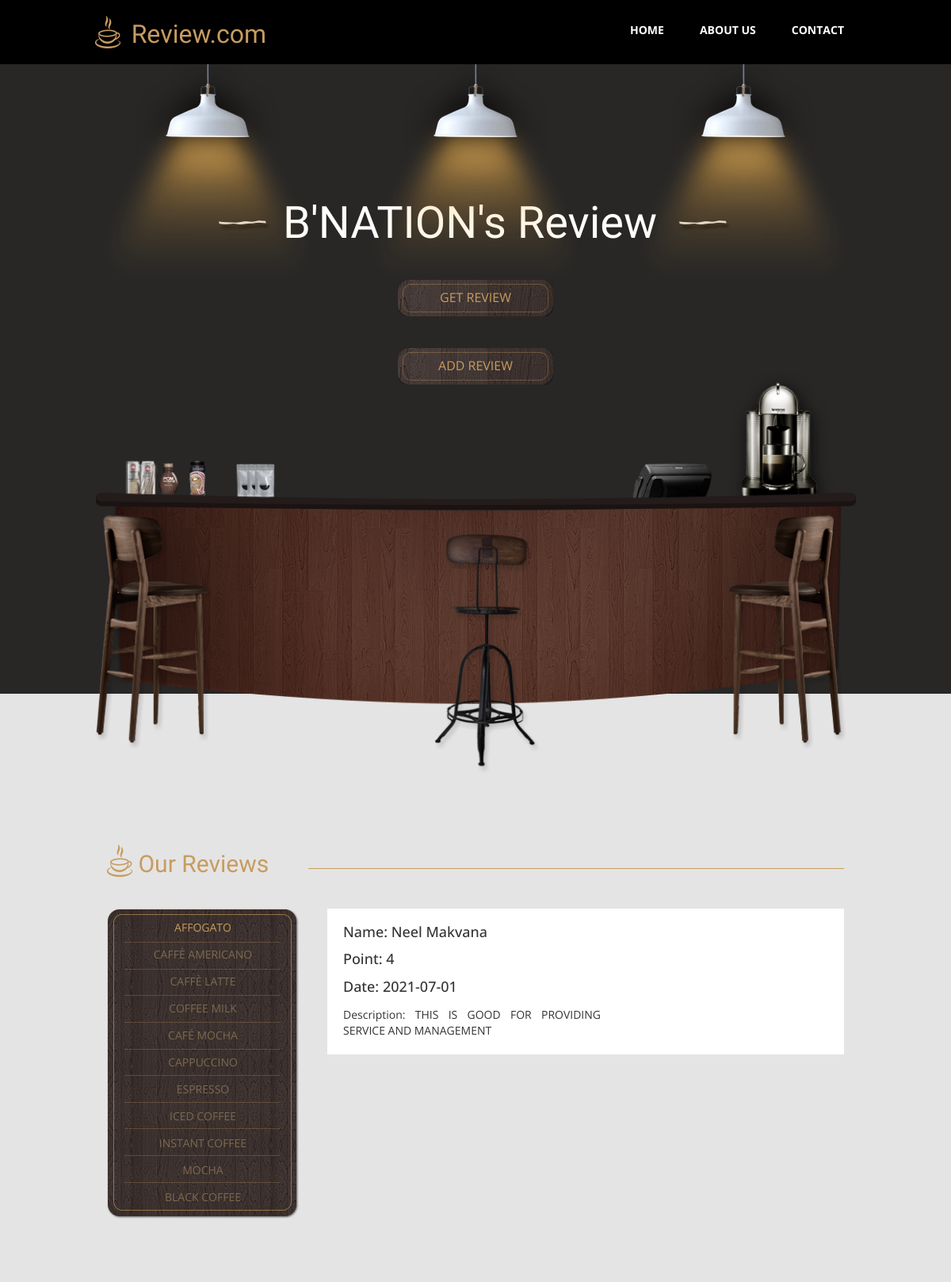
Page /bnation.php on the committed database.
### tables this page shows
CREATE TABLE `bnation` (
  `srno` int(2) NOT NULL,
  `name` varchar(30) NOT NULL,
  `date` varchar(15) NOT NULL,
  `point` float NOT NULL,
  `description` varchar(300) NOT NULL
);

### bnation.php (the view, shortened to what this page needs)
<?php
include("connection.php");
$query="SELECT * FROM BNATION";
$data=mysqli_query($conn,$query);
$rows=mysqli_num_rows($data);
?>
<!DOCTYPE html>
<html lang="en">
<head>
  <link href="css/bootstrap.min.css" rel="stylesheet">
  <link href="css/font-awesome.min.css" rel="stylesheet">
  <link href="css/templatemo-style.css" rel="stylesheet">
</head>
<body>
  <div class="tm-top-header">
    <div class="container">
      <div class="row">
        <div class="tm-top-header-inner">
          <div class="tm-logo-container">
            <img src="img/logo.png" alt="Logo" class="tm-site-logo">
            <h1 class="tm-site-name tm-handwriting-font">Review.com</h1>
          </div>
          <nav class="tm-nav">
            <ul>
              <li><a href="index.php">Home</a></li>
              <li><a href="#">About Us</a></li>
              <li><a href="contact.php">Contact</a></li>
            </ul>
          </nav>
        </div>
      </div>
    </div>
  </div>
  <section class="tm-welcome-section">
    <div class="container tm-position-relative">
      <div class="tm-lights-container">
        <img src="img/light.png" alt="Light" class="light light-1">
        <img src="img/light.png" alt="Light" class="light light-2">
        <img src="img/light.png" alt="Light" class="light light-3">
      </div>
      <div class="row tm-welcome-content">
        <h2 class="white-text tm-handwriting-font tm-welcome-header"><img src="img/header-line.png" alt="Line"
            class="tm-header-line"></h2>
        <a href="#main" class="tm-more-button tm-more-button-welcome">Get Review</a>
        <a href="bnation_add.php" class="tm-more-button tm-more-button-welcome">Add Review</a>
      </div>
      <img src="img/table-set.png" alt="Table Set" class="tm-table-set img-responsive">
    </div>
  </section>
  <div class="tm-main-section light-gray-bg">
    <div class="container" id="main">
      <section class="tm-section row">
        <div class="col-lg-12 tm-section-header-container margin-bottom-30">
          <h2 class="tm-section-header gold-text tm-handwriting-font"><img src="img/logo.png" alt="Logo"
              class="tm-site-logo"> Our Reviews</h2>
          <div class="tm-hr-container">
            <hr class="tm-hr">
          </div>
        </div>
        <div>
          <div class="col-lg-3 col-md-3">
            <div class="tm-position-relative margin-bottom-30">
              <nav class="tm-side-menu">
                <ul>
                  <li><a href="#" class="active">Affogato</a></li>
                  <li><a href="#">Caffè Americano</a></li>
                  <li><a href="#">Caffè latte</a></li>
                  <li><a href="#">Coffee milk</a></li>
                  <li><a href="#">Café mocha</a></li>
                  <li><a href="#">Cappuccino</a></li>
                  <li><a href="#">Espresso</a></li>
                  <li><a href="#">Iced coffee</a></li>
                  <li><a href="#">Instant coffee</a></li>
                  <li><a href="#">Mocha</a></li>
                  <li><a href="#">black coffee</a></li>
                </ul>
              </nav>
              <img src="img/vertical-menu-bg.png" alt="Menu bg" class="tm-side-menu-bg">
            </div>
          </div>
          <div class="tm-menu-product-content col-lg-9 col-md-9">
            <?php
if ($rows) {
            while ($result=mysqli_fetch_assoc($data)) {
            ?>
               <div class="tm-product" id="main">
                <div class="tm-product-text">
                  <h4 class="tm-product-title">Name:<?php echo " ". $result['name'] ?></h4>
                  <h4 class="tm-product-title">Point:<?php echo " ". $result['point'] ?></h4>
                  <h4 class="tm-product-title">Date:<?php echo " ". $result['date'] ?></h4>
                  <p class="tm-product-description">Description:<?php echo " ".$result['description'] ?></p>
                </div>
              </div>
             <?php
             }
             ?>
   <?php
}
else {
    echo "<center>Sorry Record Was Not Found !!<center>";
}
?>
          </div>
        </div>
    </div>
  </div>
</body>
</html>

### css/templatemo-style.css (style rules this page uses)
body { overflow-x: hidden; }
ul { margin: 0; padding: 0; }
* { font-family: 'Open Sans', sans-serif; }
.container { max-width: 960px; }
.tm-handwriting-font { font-family: 'Damion', cursive; }
.tm-top-header { background: black; color: white; }
.tm-site-logo, .tm-site-name { vertical-align: bottom; }
.tm-site-name { color: #c79c60; display: inline-block; font-size: 32px; margin: 0 10px; }
.tm-logo-container { padding: 10px 0; }
.tm-nav { display: -webkit-box; display: -webkit-flex; display: -ms-flexbox; display: flex; -webkit-box-align: center; -webkit-align-items: center; -ms-flex-align: center; align-items: center; font-weight: 700; text-transform: uppercase; }
.tm-nav li { list-style: none; float: left; }
.tm-nav li a { color: white; display: inline-block; padding: 15px 15px 20px 30px; -webkit-transition: all 0.3s ease; transition: all 0.3s ease; }
.tm-top-header-inner { display: -webkit-box; display: -webkit-flex; display: -ms-flexbox; display: flex; -webkit-box-pack: justify; -webkit-justify-content: space-between; -ms-flex-pack: justify; justify-content: space-between; padding-top: 10px; padding-bottom: 10px; }
.tm-section { margin-bottom: 60px; }
.tm-welcome-section { background: #282726; text-align: center; }
.white-text { color: white; }
.gold-text { color: #c79c60; }
.tm-welcome-header { font-size: 56px; }
.tm-welcome-content { margin: 150px auto 350px; max-width: 650px; }
.tm-more-button-welcome { margin: 40px auto; }
.tm-more-button { display: -webkit-box; display: -webkit-flex; display: -ms-flexbox; display: flex; -webkit-box-pack: center; -webkit-justify-content: center; -ms-flex-pack: center; justify-content: center; -webkit-box-align: center; -webkit-align-items: center; -ms-flex-align: center; align-items: center; background-image: url(../img/tm-brown-button.png); width: 196px; height: 46px; text-transform: uppercase; font-size: 16px; color: #c79c60; -webkit-transition: all 0.3s ease; transition: all 0.3s ease; }
.tm-position-relative { position: relative; }
.tm-table-set { position: absolute; bottom: -100px; left: 0; }
.tm-lights-container { position: absolute; top: 0; left: 0; display: -webkit-box; display: -webkit-flex; display: -ms-flexbox; display: flex; -webkit-box-pack: justify; -webkit-justify-content: space-between; -ms-flex-pack: justify; justify-content: space-between; width: 100%; }
.light-gray-bg { background-color: #e4e4e4; }
.tm-main-section { padding-top: 170px; }
.margin-bottom-30 { margin-bottom: 30px; }
.tm-section-header-container { display: -webkit-box; display: -webkit-flex; display: -ms-flexbox; display: flex; -webkit-box-align: end; -webkit-align-items: flex-end; -ms-flex-align: end; align-items: flex-end; }
.tm-section-header { width: 350px; }
.tm-hr-container { width: 100%; height: 41px; }
.tm-hr { border-color: #c79c60; }
.tm-side-menu { color: white; width: 242px; padding-top: 7px; position: relative; z-index: 1; text-align: center; text-transform: uppercase; }
.tm-side-menu-bg { position: absolute; top: 0; left: 0; }
.tm-side-menu li { list-style: none; }
.tm-side-menu li a { color: #7c6a51; padding: 7px; display: block; -webkit-transition: all 0.3s ease; transition: all 0.3s ease; }
.tm-side-menu li a:hover, .tm-side-menu li a.active { color: #c79c60; text-decoration: none; }
.tm-product { margin-right: 0; margin-left: auto; max-width: 652px; display: -webkit-box; display: -webkit-flex; display: -ms-flexbox; display: flex; -webkit-box-pack: justify; -webkit-justify-content: space-between; -ms-flex-pack: justify; justify-content: space-between; -webkit-box-align: center; -webkit-align-items: center; -ms-flex-align: center; align-items: center; background-color: white; padding: 20px; }
.tm-product-text { max-width: 325px; }
.tm-product-title { margin-top: 0; margin-bottom: 15px; -webkit-transition: all 0.3s ease; transition: all 0.3s ease; }
.tm-product-description { margin-bottom: 0; text-align: justify; }
.tm-product { cursor: pointer; margin-bottom: 20px; }

### rows in the picture
bnation: name "Neel Makvana", point "4", date "2021-07-01", description "THIS IS GOOD FOR PROVIDING SERVICE AND MANAGEMENT"
